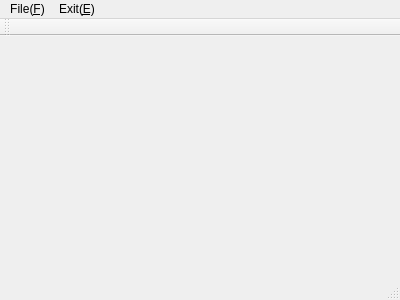
<?xml version="1.0" encoding="UTF-8"?>
<ui version="4.0">
 <class>MainWindow</class>
 <widget class="QMainWindow" name="MainWindow">
  <property name="geometry">
   <rect>
    <x>0</x>
    <y>0</y>
    <width>400</width>
    <height>300</height>
   </rect>
  </property>
  <property name="windowTitle">
   <string>MainWindow</string>
  </property>
  <widget class="QWidget" name="centralWidget"/>
  <widget class="QMenuBar" name="menuBar">
   <property name="geometry">
    <rect>
     <x>0</x>
     <y>0</y>
     <width>400</width>
     <height>20</height>
    </rect>
   </property>
   <widget class="QMenu" name="menuFile_F">
    <property name="title">
     <string>File(&amp;F)</string>
    </property>
    <addaction name="actionNew_N"/>
    <addaction name="separator"/>
   </widget>
   <widget class="QMenu" name="menuExit_E">
    <property name="title">
     <string>Exit(&amp;E)</string>
    </property>
   </widget>
   <addaction name="menuFile_F"/>
   <addaction name="menuExit_E"/>
  </widget>
  <widget class="QToolBar" name="mainToolBar">
   <attribute name="toolBarArea">
    <enum>TopToolBarArea</enum>
   </attribute>
   <attribute name="toolBarBreak">
    <bool>false</bool>
   </attribute>
  </widget>
  <widget class="QStatusBar" name="statusBar"/>
  <action name="actionNew_N">
   <property name="icon">
    <iconset resource="myresources.qrc">
     <normaloff>:/myImages/image/1.jpg</normaloff>:/myImages/image/1.jpg</iconset>
   </property>
   <property name="text">
    <string>New(&amp;N)</string>
   </property>
  </action>
 </widget>
 <layoutdefault spacing="6" margin="11"/>
 <resources>
  <include location="myresources.qrc"/>
 </resources>
 <connections/>
</ui>
